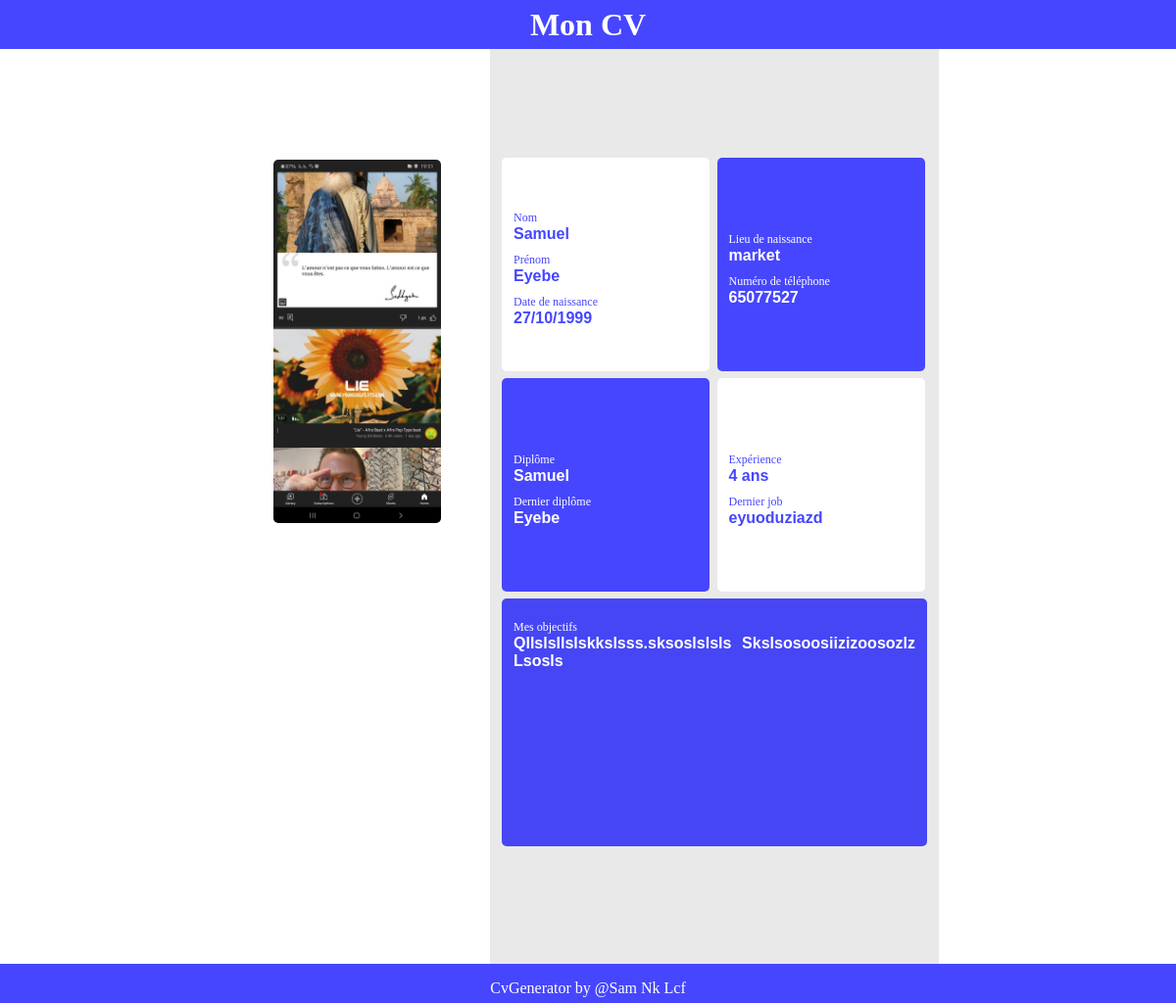
/voir/23/ (signed in), run on the app's committed database.
### cv/models.py (models this page shows, shortened)
class cv(models.Model):
    nom = models.CharField(max_length=120)
    prenom = models.CharField(max_length=120)
    date_de_naissance = models.CharField(max_length=120)
    lieu_de_naissance = models.CharField(max_length=120)
    numero_telephone = models.CharField(max_length=120)
    adresse = models.CharField(max_length=120)
    dipomes = models.CharField(max_length=120)
    last_diplome = models.CharField(max_length=120)
    qualification = models.CharField(max_length=120)
    experience = models.PositiveIntegerField(null=True)
    last_job = models.CharField(max_length=120)
    biograpy = models.TextField(max_length=400)
    date = models.DateTimeField(auto_now_add=True,
                                verbose_name='date de création')
    photo = models.ImageField(blank=True, upload_to='photo')
    user = models.ForeignKey(User, on_delete=models.CASCADE)

### cv/views.py (the view)
# urls.py: path('voir/<int:pk>/', voir.as_view(), name='voir'),
class voir(LoginRequiredMixin, DetailView):
    context_object_name = 'cv'
    model = cv
    template_name = 'cv/voir.html'

### cv/templates/cv/voir.html (shortened to what this page needs)
<!DOCTYPE html>
<html lang="fr">
<head>
    {% load static %}
    <link rel="stylesheet" href="{% static 'cv/index.css' %}">
</head>
<body>
    <header>
        <h1 style="cursor: pointer;">Mon CV</h1>
    </header>
    <main class="main">
            <div class="section1">
                <img src="{{ cv.photo.url }}" alt="Phto" width="171">
            </div>
            <div class="section2">
                <div class="part1">
                    <p>Nom</p>
                    <b>{{ cv.nom }}</b>
                    <p>Prénom</p>
                    <b>{{ cv.prenom }}</b>
                    <p>Date de naissance</p>
                    <b>{{ cv.date_de_naissance }}</b>
                </div>
                <div class="part2">
                    <p>Lieu de naissance</p>
                    <b>{{ cv.lieu_de_naissance }}</b>
                    <p>Numéro de téléphone</p>
                    <b>{{ cv.numero_telephone }}</b>
                </div>
                <div class="part3">
                    <p>Diplôme</p>
                    <b>{{ cv.dipomes }}</b>
                    <p>Dernier diplôme</p>
                    <b>{{ cv.last_diplome }}</b>
                </div>
                <div class="part4">
                    <p>Expérience</p>
                    <b>{{ cv.experience }} ans</b>
                    <p>Dernier job</p>
                    <b>{{ cv.last_job }}</b>
                </div>
                <section class="part5" style="background-color: rgb(70, 70, 245); width: 434px;height: 253px;">
                    <p>Mes objectifs</p>
                    <article class="bio">
                        <b>{{ cv.biograpy }}</b>
                    </article>
                </section>
            </div>
    </main>
    <footer>
        <p>CvGenerator by @Sam Nk Lcf</p>
    </footer>
</body>
</html>

### cv/static/cv/index.css (style rules this page uses)
* { padding: 0; margin: 0; box-sizing: border-box; }
body { width: 730px; margin: 0 auto; }
.main { display: flex; height: 1024px; position: relative; }
.main .section1 { width: 258px; background-color: white; display: flex; flex-direction: column; align-items: center; padding-top: 163px; }
.main .section1 img { border-radius: 5px; }
.main .section2 { display: grid; grid-template-areas: "part1 part1 part2 part2" "part3 part3 part4 part4" "part5 part5 part5 part5"; grid-gap: 5px; place-content: center; margin-left: 7px; background-color: rgb(233, 233, 233); padding: 12px; text-align: center; position: relative; }
.main .section2 div { width: 212px; height: 218px; border-radius: 5px; margin-bottom: 2px; display: flex; flex-direction: column; justify-content: center; padding-left: 12px; text-align: left; }
.main .section2 div p, .main .section2 section p { font-size: 12px; }
.main .section2 div b { font-family: sans-serif; }
.main .section2 .part1 { grid-area: part1; background-color: white; color: rgb(70, 70, 275); }
.main .section2 .part2 { grid-area: part2; background-color: rgb(70, 70, 275); color: white; }
.main .section2 .part3 { grid-area: part3; background-color: rgb(70, 70, 275); color: white; }
.main .section2 .part4 { grid-area: part4; background-color: white; color: rgb(70, 70, 275); }
.main .section2 .part5 { grid-area: part5; padding-left: 12px; padding-top: 12px; border-radius: 5px; color: white; text-align: left; }
.part5 .bio { text-align: justify; padding-right: 12px; font-family: sans-serif; }
footer { background-color: rgb(70, 70, 275); height: 5vh; width: 100%; color: white; display: grid; place-content: center; position: fixed; bottom: 0; right: 0; left: 0; z-index: 10; }
header { color: white; height: 50px; background-color: rgb(70, 70, 275); display: grid; place-content: center; position: fixed; top: 0; right: 0; left: 0; z-index: 10; }

### cv/templates/cv/voir.html (style rules this page uses)
p { margin-top: 10px; }

### data on the page
cv: photo (picture), nom "Samuel", prenom "Eyebe", date_de_naissance "27/10/1999", lieu_de_naissance "market", numero_telephone "65077527", dipomes "Samuel", last_diplome "Eyebe", experience "4", last_job "eyuoduziazd", biograpy "Qllslsllslskkslsss.sksoslslsls Skslsosoosiizizoosozlz Lsosls"
